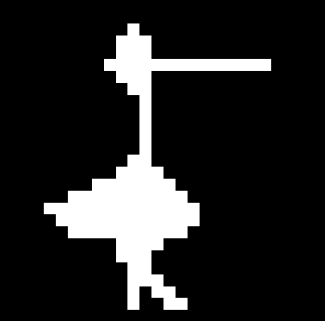
#> input picture morfologicas/imagen.png, 325 x 321 px
$ python erosion.py
#> lines starting #> are read from the running program, lines starting #| are printed output that depends on the picture; after the words box and inside, x2 and y2 are one past the last pixel; in counts of white or black regions, pixels touching at a corner belong together
import cv2
import numpy as np

if __name__ == '__main__':
    img_binaria = cv2.imread('imagen.png', cv2.IMREAD_GRAYSCALE)
#> img_binaria is the input picture: shape (321, 325); min 0, max 255, mean 37.3
    # Mostrar la imagen original
    cv2.imshow('Imagen Binaria Original', img_binaria)

    # Define el kernel de erosión (tamaño y forma del área de vecindad)
    kernel = np.ones((3,3), np.uint8)  # Kernel cuadrado de 3x3

    # Dimensiones de la imagen
    alto, ancho = img_binaria.shape
#> alto = 321; ancho = 325

    # Inicializar una nueva matriz para la imagen erosionada
    img_erosionada = np.zeros_like(img_binaria)

    # Aplicar erosión
    for y in range(1, alto - 1):
        for x in range(1, ancho - 1):
            # Obtener la submatriz de la imagen binaria del tamaño del kernel
            submatriz = img_binaria[y-1:y+2, x-1:x+2]
            # Verificar si todos los píxeles en la vecindad son blancos (255)
            if np.min(submatriz * kernel) == 255:
                img_erosionada[y, x] = 255
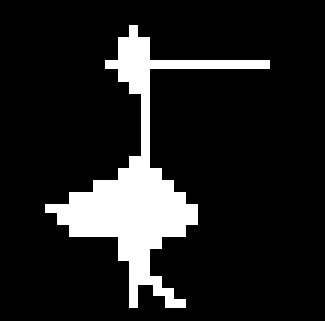
#> img_erosionada: shape (321, 325); 12.8% white; 1 white region, box (x1, y1, x2, y2) and area: (45, 25, 270, 308) 13326

    # Mostrar la imagen erosionada
    cv2.imshow('Imagen Binaria Erosionada', img_erosionada)
    cv2.waitKey(0)
    cv2.destroyAllWindows()
